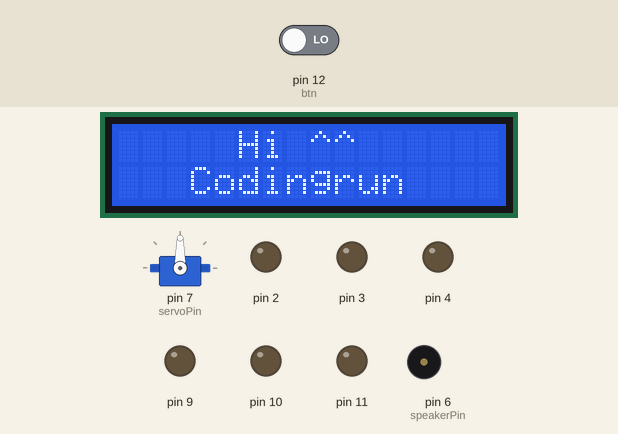
Simulated run of this sketch. Board: Arduino Uno, built with avr-gcc and run on an emulated ATmega328P. On the bench: servo, 16×2 character LCD, output pins drawn as LEDs (lit = HIGH), buzzer (waves = sounding). Inputs (shaded band) come from the test bench; at power-on: pin 12 (btn) LOW. Random numbers use the default seed unless the sketch sets one; what the sketch prints to the serial monitor is not drawn.

Above: at 1.2 s.
1.3 s: pin 12 (btn) driven HIGH
At 3.7 s:
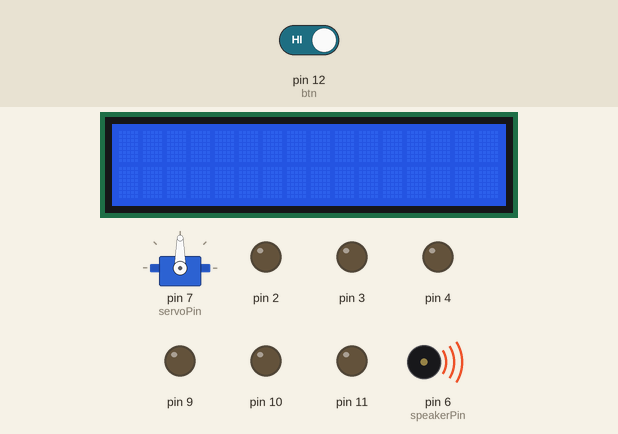
13.0 s: pin 12 (btn) driven LOW
24.7 s: pin 12 (btn) driven HIGH
At 29.8 s:
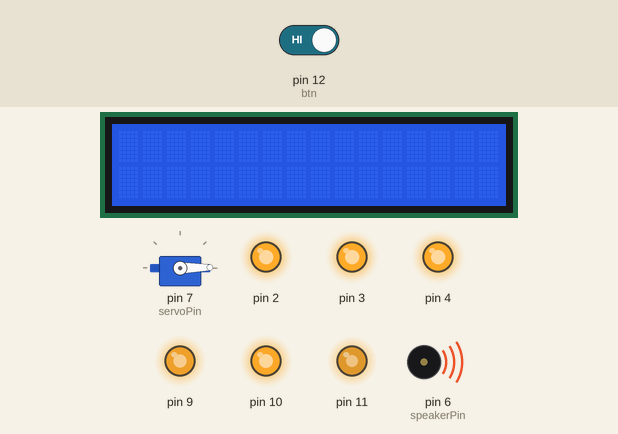
48.1 s: pin 12 (btn) driven LOW
62.1 s: pin 12 (btn) driven HIGH
At 64.5 s:
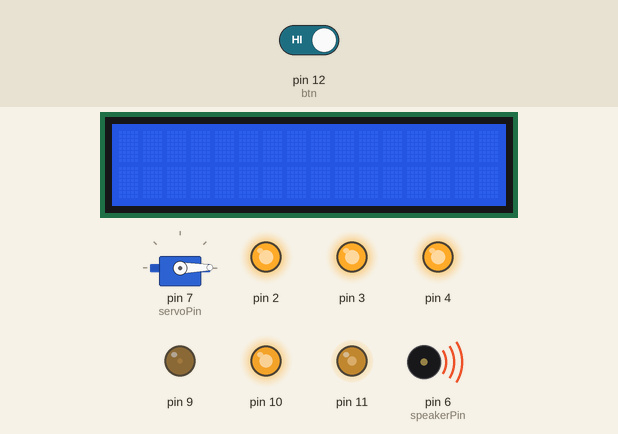
Timing chart, 0 to 90.8 s (numbered marks = the images above; inputs shaded):
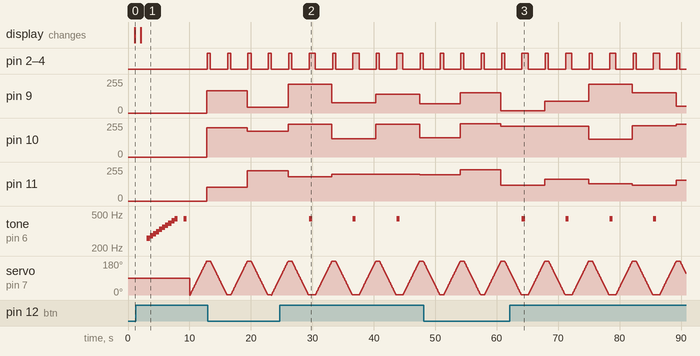

Measured:
- after the input at 24.7 s, tone on pin 6 (speakerPin): alternates 440 Hz for 0.50 s and silent for 6.6 s, starting after 4.8 s
- after the input at 62.1 s, tone on pin 6 (speakerPin): alternates 440 Hz for 0.50 s and silent for 6.6 s, starting after 2.0 s
- by itself, pin 2–4: repeats every 7.1 s: LOW 2.8 s, HIGH 0.50 s, LOW 2.8 s, HIGH 1.0 s
- by itself, tone on pin 6 (speakerPin): plays 261 Hz for 0.50 s, 277 Hz for 0.50 s, 294 Hz for 0.50 s, 311 Hz for 0.50 s, 330 Hz for 0.50 s, 349 Hz for 0.50 s … (11 notes in this stretch)

The sketch:

06___.ino
```cpp
#include<Servo.h>
#include <LiquidCrystal_I2C.h>

Servo myservo;
int servoPin = 7;
int pos = 0;
int gg = 0;

LiquidCrystal_I2C lcd(0x3F, 16, 2);

int btn = 12;

int speakerPin = 6;
int numTones = 10; // C ~ E
int tones[] = {
  261, 277, 294, 311, 330, 349, 370, 392, 415, 440
};

void setup()
{
  pinMode(btn, INPUT);

  pinMode(9, OUTPUT);
  pinMode(10, OUTPUT);
  pinMode(11, OUTPUT);
  myservo.attach(servoPin);
  pinMode(2, OUTPUT);
  pinMode(3, OUTPUT);
  pinMode(4, OUTPUT);

  Serial.begin(9600);
  int size = sizeof(tones); // 크기 : 20 bytes
  Serial.println(size / 2);

  lcd.begin();
}

void loop()
{

  lcd.setCursor(5, 0);    // 커서를 5, 0에 가져다 놓아라. (열, 행)
  lcd.print("Hi ^^");     // 5, 0에 Hi ^^를 출력해라.
  delay(1000);            // 1초 대기
  lcd.setCursor(3, 1);    // 커서를 3, 1로 가져다 놓아라. (열, 행)
  lcd.print("Codingrun"); // Codingrun을 입력해라.
  delay(1000);            // 1초 대기
  lcd.clear();            // 글자를 모두 지워라.
  delay(1000);

  for(int i = 0; i < sizeof(tones)/2; i++) {
    tone(speakerPin, tones[i]);
    delay(500);
  }
  noTone(speakerPin);
  delay(1000);

  while(true) {
    if (digitalRead(btn) == HIGH) {
      tone(speakerPin, tones[9]);
      delay(500);
      noTone(speakerPin);
    }

    delay(500);
    digitalWrite(2, LOW);
    digitalWrite(3, LOW);
    digitalWrite(4, LOW);

    for(pos = 0; pos < 180; pos += 1)
    {
      myservo.write(pos);
      delay(15); //delay값을 조정하여 모터의 속도를 컨터롤가능
    }

    analogWrite(9, random(0, 256));
    analogWrite(10, random(100, 256));
    analogWrite(11, random(100, 256));
    delay(100);
    digitalWrite(2, HIGH);
    digitalWrite(3, HIGH);
    digitalWrite(4, HIGH);
    delay(500);
    digitalWrite(2, LOW);
    digitalWrite(3, LOW);
    digitalWrite(4, LOW);

    for(pos = 180; pos>=1; pos-=1)
    {
      myservo.write(pos);
      delay(15);
    }

    delay(100);
    digitalWrite(2, HIGH);
    digitalWrite(3, HIGH);
    digitalWrite(4, HIGH);
  }
}
```
